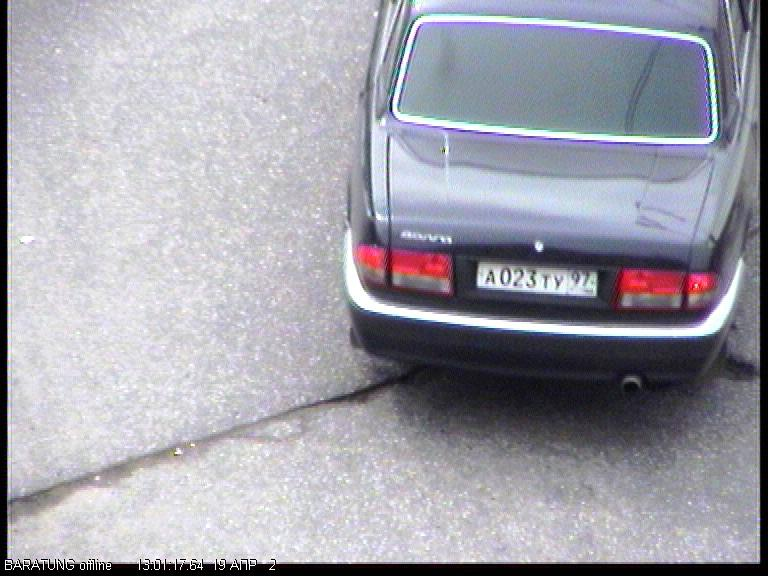
#> input picture Datasets/train/A023TY97.jpg, 768 x 576 px
$ jupyter execute --allow-errors lab_grad.ipynb
#> lines starting #> are read from the running program, lines starting #| are printed output that depends on the picture
[cell 1]
import numpy as np
import cv2 as cv
from matplotlib import pyplot as plt
img = cv.imread('Datasets/train/A023TY97.jpg', cv.IMREAD_GRAYSCALE)
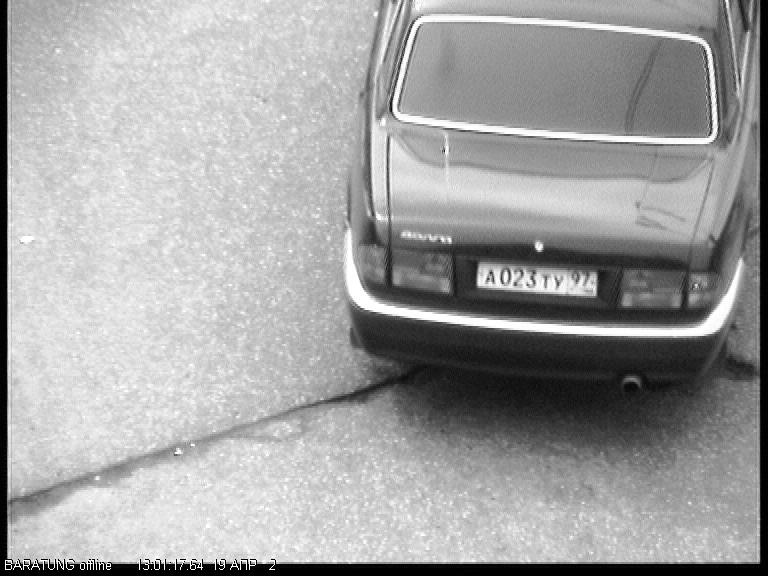
#> img: shape (576, 768); min 0, max 255, mean 161.9
assert img is not None, "file could not be read, check with os.path.exists()"

blur = cv.bilateralFilter(img,100,75,75)
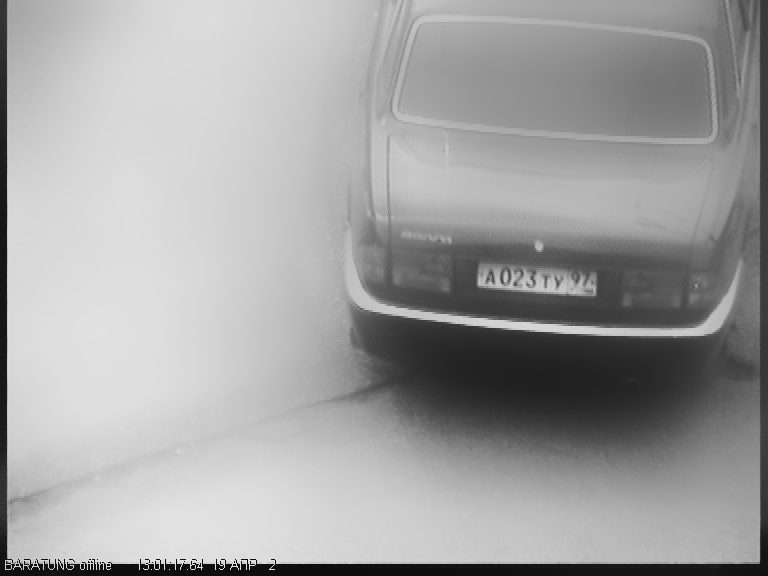
#> blur: shape (576, 768); min 12, max 226, mean 161.9

laplacian = cv.Laplacian(blur,cv.CV_64F)
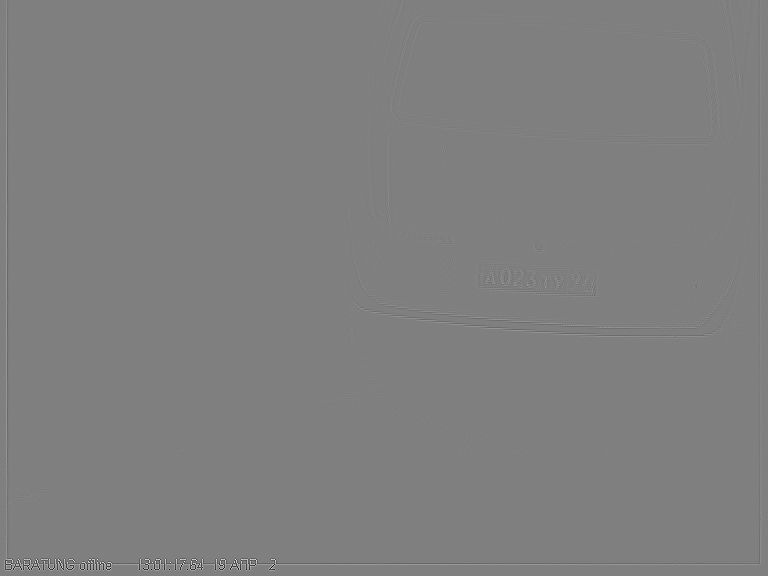
#> laplacian: shape (576, 768) float64; min -846, max 842, mean 0; drawn with min black and max white
sobelx = cv.Sobel(blur,cv.CV_64F,1,0,ksize=3)
sobely = cv.Sobel(blur,cv.CV_64F,0,1,ksize=3)
fig = plt.figure(figsize=(15, 7), dpi=300)
plt.subplot(2,2,1),plt.imshow(blur,cmap = 'gray')
plt.title('Original'), plt.xticks([]), plt.yticks([])
plt.subplot(2,2,2),plt.imshow(laplacian,cmap = 'gray')
plt.title('Laplacian'), plt.xticks([]), plt.yticks([])
plt.subplot(2,2,3),plt.imshow(sobelx,cmap = 'gray')
plt.title('Sobel X'), plt.xticks([]), plt.yticks([])
plt.subplot(2,2,4),plt.imshow(sobely,cmap = 'gray')
plt.title('Sobel Y'), plt.xticks([]), plt.yticks([])
plt.show()
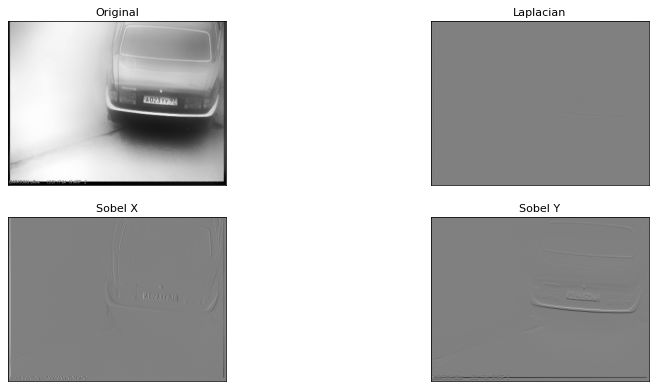
#> figure drawn by matplotlib, 4 panels

[cell 2]
img = cv.imread('C:/Users/sanya/Downloads/box.png', cv.IMREAD_GRAYSCALE)
#> (the rest of this cell did not finish here and is left out)

[cell 3]
img = cv.imread('Datasets/train/A023TY97.jpg', cv.IMREAD_GRAYSCALE)
assert img is not None, "file could not be read, check with os.path.exists()"
# Output dtype = cv.CV_8U

blur = cv.bilateralFilter(blur,100,75,75)
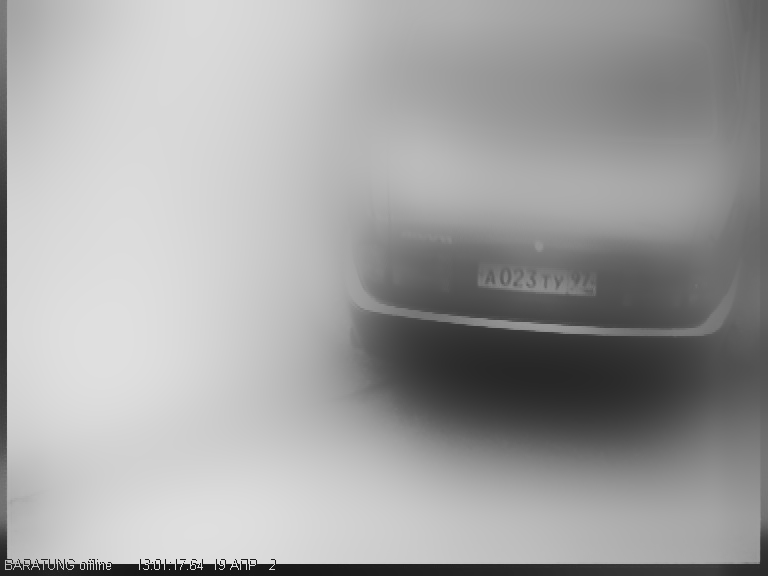
#> blur: shape (576, 768); min 23, max 223, mean 162.2
sobelx8u = cv.Sobel(blur,cv.CV_8U,1,0,ksize=5)
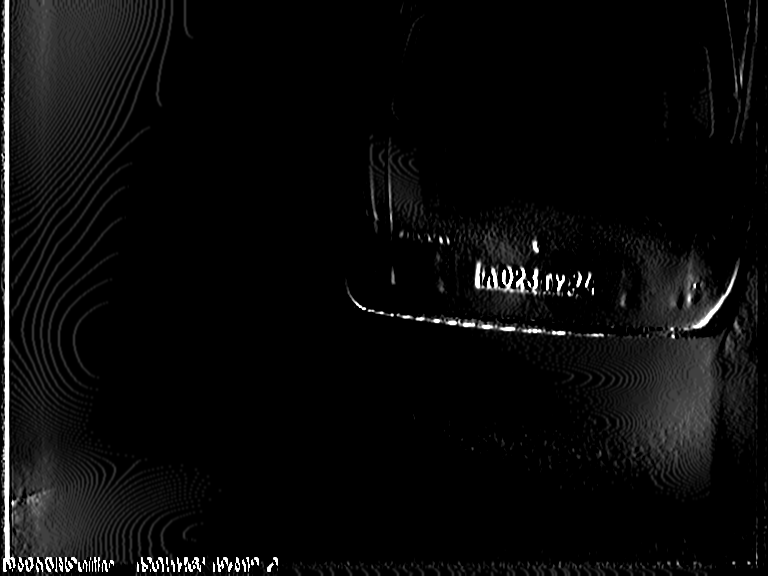
#> sobelx8u: shape (576, 768); min 0, max 255, mean 10.4
# Output dtype = cv.CV_64F. Then take its absolute and convert to cv.CV_8U
sobelx64f = cv.Sobel(blur,cv.CV_64F,1,0,ksize=5)
abs_sobel64f = np.absolute(sobelx64f)
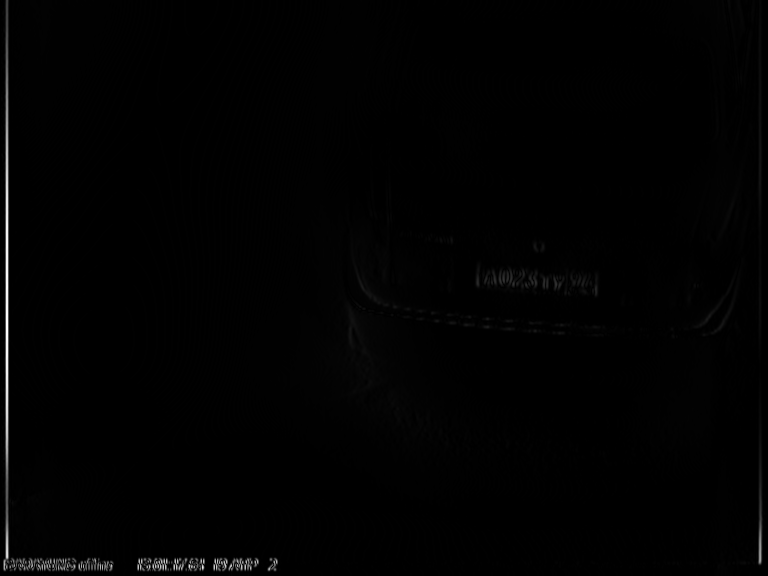
#> abs_sobel64f: shape (576, 768) float64; min 0, max 7990, mean 65.6; drawn with min black and max white
sobel_8u = np.uint8(abs_sobel64f)
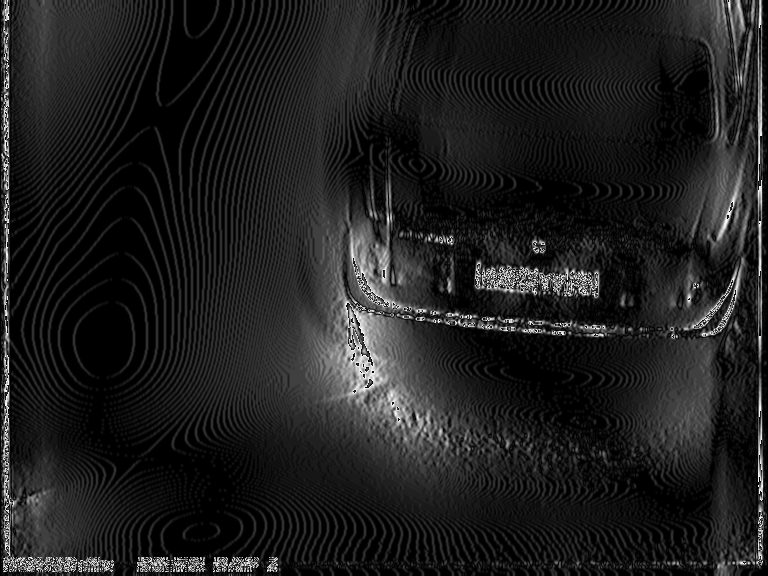
#> sobel_8u: shape (576, 768); min 0, max 255, mean 30.5
fig = plt.figure(figsize=(15, 7), dpi=300)

plt.subplot(1,3,1),plt.imshow(blur,cmap = 'gray')
plt.title('Original'), plt.xticks([]), plt.yticks([])
plt.subplot(1,3,2),plt.imshow(sobelx8u,cmap = 'gray')
plt.title('Sobel CV_8U'), plt.xticks([]), plt.yticks([])
plt.subplot(1,3,3),plt.imshow(sobel_8u,cmap = 'gray')
plt.title('Sobel abs(CV_64F)'), plt.xticks([]), plt.yticks([])
plt.show()

[cell 4]
img = cv.imread('Datasets/train/A023TY97.jpg', cv.IMREAD_GRAYSCALE)
assert img is not None, "file could not be read, check with os.path.exists()"

blur = cv.bilateralFilter(img,110,75,75)

edges = cv.Canny(blur,1,100)
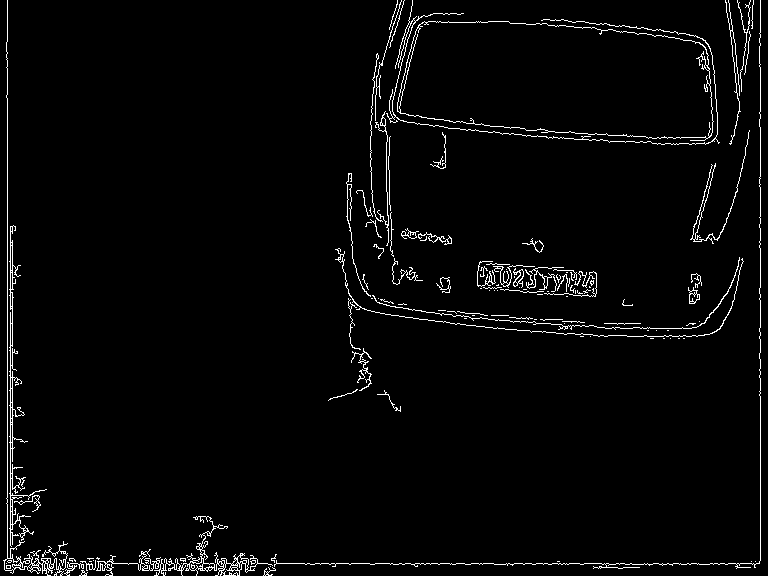
#> edges: shape (576, 768); 2.7% white in thin lines or dots

fig = plt.figure(figsize=(15, 7), dpi=300)

plt.subplot(121),plt.imshow(blur,cmap = 'gray')
plt.title('Original Image'), plt.xticks([]), plt.yticks([])
plt.subplot(122),plt.imshow(edges,cmap = 'gray')
plt.title('Edge Image'), plt.xticks([]), plt.yticks([])
plt.show()
